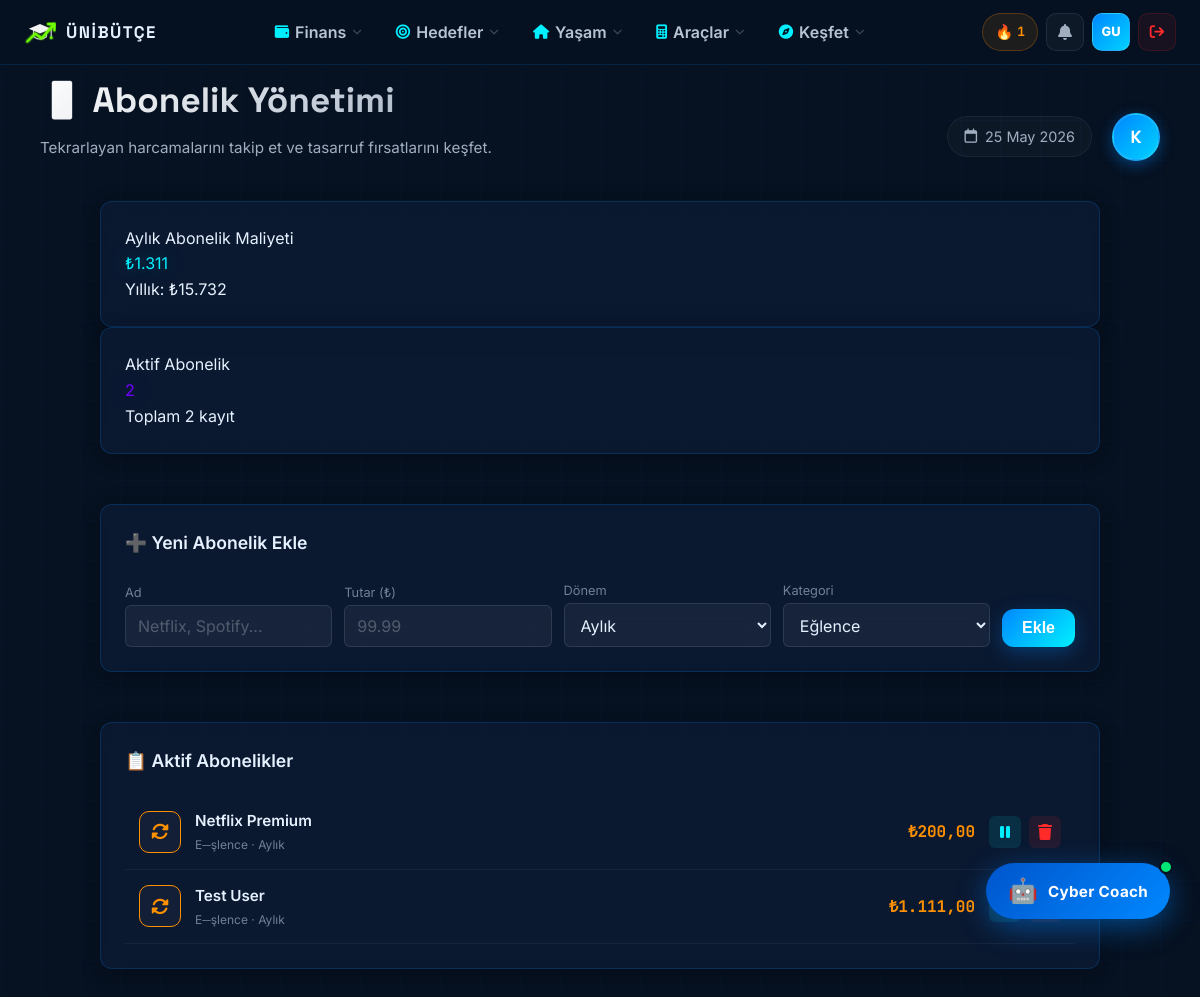
The app's page /subscriptions.php (signed in) with its own data.
### tables this page shows
CREATE TABLE `users` (
  `id` int(11) NOT NULL AUTO_INCREMENT,
  `full_name` varchar(100) NOT NULL,
  `username` varchar(50) NOT NULL,
  `email` varchar(100) NOT NULL,
  `password_hash` varchar(255) DEFAULT NULL,
  `university_name` varchar(150) DEFAULT NULL,
  `role` enum('user','verified','admin') DEFAULT 'user',
  `auth_provider` enum('local','google','facebook') DEFAULT 'local',
  `provider_id` varchar(255) DEFAULT NULL,
  `created_at` timestamp NOT NULL DEFAULT current_timestamp(),
  `budget_json` longtext DEFAULT NULL,
  `xp_points` int(11) DEFAULT 0,
  `level` int(11) DEFAULT 1,
  `onboarding_done` tinyint(1) DEFAULT 0,
  `login_streak` int(11) DEFAULT 0,
  `last_login_date` date DEFAULT NULL,
  `subscription_tier` enum('free','pro') DEFAULT 'free',
  `subscription_expires` date DEFAULT NULL,
  `is_banned` tinyint(1) DEFAULT 0,
  PRIMARY KEY (`id`),
  UNIQUE KEY `username` (`username`),
  UNIQUE KEY `email` (`email`)
);

CREATE TABLE `subscriptions` (
  `id` int(11) NOT NULL AUTO_INCREMENT,
  `user_id` int(11) NOT NULL,
  `name` varchar(100) NOT NULL,
  `amount` decimal(10,2) NOT NULL,
  `billing_cycle` enum('monthly','yearly') DEFAULT 'monthly',
  `category` varchar(50) DEFAULT 'Di─şer',
  `next_billing` date DEFAULT NULL,
  `is_active` tinyint(1) DEFAULT 1,
  `created_at` timestamp NOT NULL DEFAULT current_timestamp(),
  PRIMARY KEY (`id`),
  KEY `idx_sub_user_active` (`user_id`,`is_active`),
  KEY `idx_sub_next_bill` (`next_billing`,`is_active`),
  CONSTRAINT `subscriptions_ibfk_1` FOREIGN KEY (`user_id`) REFERENCES `users` (`id`) ON DELETE CASCADE
);

### includes/auth_system.php (called while the page is built, shortened)
<?php
class AuthSystem
{
    public function isLoggedIn()
    {
        $timeout = 2 * 60 * 60;
        $now = time();
        return true;
    }
    public function getCurrentUser()
    {
        return [
            'id' => $_SESSION['user_id'],
            'name' => $_SESSION['user_name'],
            'role' => $_SESSION['user_role'],
            'university' => $_SESSION['user_university']
        ];
    }
}
?>

### subscriptions.php (the view, shortened to what this page needs)
<?php
require_once 'includes/db.php';
require_once 'includes/auth_system.php';
$auth = new AuthSystem($pdo);
$currentUser = $auth->getCurrentUser();
$user_id = $_SESSION['user_id'];
$initials = '';
$names = explode(' ', $currentUser['full_name'] ?? 'K');
foreach ($names as $n) $initials .= strtoupper(substr($n, 0, 1));
$initials = substr($initials, 0, 2) ?: 'KU';
$subs = [];
$monthlyTotal = 0;
try {
    $stmt = $pdo->prepare("SELECT * FROM subscriptions WHERE user_id = ? ORDER BY is_active DESC, name ASC");
    $stmt->execute([$user_id]);
    $subs = $stmt->fetchAll();
    foreach ($subs as $s) {
        if ($s['is_active']) {
            $monthlyTotal += $s['billing_cycle'] === 'monthly' ? (float)$s['amount'] : ((float)$s['amount'] / 12);
        }
    }
} catch (Exception $e) {}
$catIcons = [
    'Eğlence' => 'fa-gamepad', 'Müzik' => 'fa-music', 'Video' => 'fa-film',
    'Yazılım' => 'fa-code', 'Bulut' => 'fa-cloud', 'Diğer' => 'fa-rotate'
];
$catColors = [
    'Eğlence' => '#f42c92', 'Müzik' => '#39FF14', 'Video' => '#ff2a2a',
    'Yazılım' => '#00F0FF', 'Bulut' => '#7000FF', 'Diğer' => '#ff9100'
];
?>
<!DOCTYPE html>
<html lang="tr" data-theme="light">
<head>
    <link rel="stylesheet" href="style.css?v=<?php echo time(); ?>">
    <link rel="stylesheet" href="css/dashboard.css?v=<?php echo time(); ?>">
    <link rel="stylesheet" href="css/mobile.css?v=<?php echo time(); ?>">
    <link rel="stylesheet" href="css/animations.css?v=<?php echo time(); ?>">
    <link rel="stylesheet" href="https://cdnjs.cloudflare.com/ajax/libs/font-awesome/6.5.0/css/all.min.css">
</head>
<body class="dashboard-body">
    <?php include 'includes/dashboard_navbar.php'; ?>
    <main class="main-content">
        <header class="topbar">
            <div class="welcome-text">
                <h1>&#128241; Abonelik Yönetimi</h1>
                <p>Tekrarlayan harcamalarını takip et ve tasarruf fırsatlarını keşfet.</p>
            </div>
            <div class="topbar-actions">
                <div class="date-display">
                    <i class="fa-regular fa-calendar"></i>
                    <?php echo date('d F Y'); ?>
                </div>
                <div class="profile-mini"><?php echo $initials; ?></div>
            </div>
        </header>
        <div class="profile-overhaul-container">
        <div class="premium-widgets-row" style="margin-bottom:20px;">
            <div class="glass-card premium-widget">
                <div class="safe-spend-label">Aylık Abonelik Maliyeti</div>
                <div class="safe-spend-amount" style="color:var(--accent-cyan); text-shadow:0 0 20px rgba(0,240,255,0.4);">
                    ₺<?php echo number_format((float)($monthlyTotal), 0, ',', '.'); ?>
                </div>
                <div class="safe-spend-sub">Yıllık: ₺<?php echo number_format((float)($monthlyTotal * 12), 0, ',', '.'); ?></div>
            </div>
            <div class="glass-card premium-widget">
                <div class="safe-spend-label">Aktif Abonelik</div>
                <div class="safe-spend-amount" style="color:var(--accent-purple); text-shadow:0 0 20px rgba(112,0,255,0.4);">
                    <?php echo count(array_filter($subs, fn($s) => $s['is_active'])); ?>
                </div>
                <div class="safe-spend-sub">Toplam <?php echo count($subs); ?> kayıt</div>
            </div>
        </div>
        <div class="glass-card" style="margin-bottom:20px;">
            <div class="widget-header"><h3>&#10133; Yeni Abonelik Ekle</h3></div>
            <form id="subForm" style="display:grid; grid-template-columns:1fr 1fr 1fr 1fr auto; gap:12px; margin-top:14px; align-items:end;">
                <div>
                    <label style="font-size:0.8rem;color:var(--text-muted);">Ad</label>
                    <input type="text" name="name" required placeholder="Netflix, Spotify..." class="input-glass" style="width:100%;">
                </div>
                <div>
                    <label style="font-size:0.8rem;color:var(--text-muted);">Tutar (₺)</label>
                    <input type="number" name="amount" required step="0.01" min="0.01" class="input-glass" style="width:100%;" placeholder="99.99">
                </div>
                <div>
                    <label style="font-size:0.8rem;color:var(--text-muted);">Dönem</label>
                    <select name="billing_cycle" class="input-glass" style="width:100%;">
                        <option value="monthly">Aylık</option>
                    </select>
                </div>
                <div>
                    <label style="font-size:0.8rem;color:var(--text-muted);">Kategori</label>
                    <select name="category" class="input-glass" style="width:100%;">
                        <option>Eğlence</option><option>Müzik</option><option>Video</option>
                    </select>
                </div>
                <button type="submit" class="btn-premium-submit" style="padding:10px 20px;">Ekle</button>
            </form>
        </div>
        <div class="glass-card">
            <div class="widget-header"><h3>&#128203; Aktif Abonelikler</h3></div>
            <div style="margin-top:14px;">
                <?php if (empty($subs)): ?>
                    <div style="text-align:center; padding:40px; color:var(--text-muted);">
                        Henüz abonelik eklemediniz. Yukarıdan ilk aboneliğinizi ekleyin!
                    </div>
                <?php else: ?>
                    <?php foreach ($subs as $sub):
                        $icon = $catIcons[$sub['category']] ?? 'fa-rotate';
                        $color = $catColors[$sub['category']] ?? '#ff9100';
                    ?>
                    <div class="sub-row <?php echo $sub['is_active'] ? '' : 'inactive'; ?>" data-id="<?php echo $sub['id']; ?>">
                        <div class="sub-icon" style="color:<?php echo $color; ?>; border-color:<?php echo $color; ?>;">
                            <i class="fa-solid <?php echo $icon; ?>"></i>
                        </div>
                        <div class="sub-info">
                            <div class="sub-name"><?php echo htmlspecialchars($sub['name']); ?></div>
                            <div class="sub-meta"><?php echo $sub['category']; ?> &middot; <?php echo $sub['billing_cycle'] === 'monthly' ? 'Aylık' : 'Yıllık'; ?></div>
                        </div>
                        <div class="sub-amount" style="color:<?php echo $color; ?>;">
                            ₺<?php echo number_format((float)($sub['amount']), 2, ',', '.'); ?>
                        </div>
                        <div class="sub-actions">
                            <button class="sub-toggle-btn" onclick="toggleSub(<?php echo $sub['id']; ?>)" title="<?php echo $sub['is_active'] ? 'Durdur' : 'Aktifleştir'; ?>">
                                <i class="fa-solid <?php echo $sub['is_active'] ? 'fa-pause' : 'fa-play'; ?>"></i>
                            </button>
                            <button class="sub-delete-btn" onclick="deleteSub(<?php echo $sub['id']; ?>)" title="Sil">
                                <i class="fa-solid fa-trash"></i>
                            </button>
                        </div>
                    </div>
                    <?php endforeach; ?>
                <?php endif; ?>
            </div>
        </div>
        </div>
    </main>
    <div id="cyberCoachWidget" class="coach-widget">
        <button id="coachToggleBtn" class="coach-toggle-btn" onclick="toggleCoach()" aria-label="Cyber Coach Aç">
            <div class="coach-btn-inner">
                <span class="coach-btn-icon">🤖</span>
                <span class="coach-btn-label">Cyber Coach</span>
                <span class="coach-btn-pulse"></span>
            </div>
        </button>
    </div>
</body>
</html>

### includes/dashboard_navbar.php (shortened to what this page needs)
<?php
$navBase = '';
$streakDays = 0;
if (isset($pdo) && isset($_SESSION['user_id'])) {
    try {
        $sStmt = $pdo->prepare("SELECT login_streak FROM users WHERE id = ?");
        $sStmt->execute([$_SESSION['user_id']]);
        $sRow = $sStmt->fetch();
        $streakDays = (int)($sRow['login_streak'] ?? 0);
    } catch (Exception $e) {}
}
$navInitials = '';
if (isset($_SESSION['user_name'])) {
    foreach (explode(' ', $_SESSION['user_name']) as $n) {
        if (!empty($n)) $navInitials .= strtoupper($n[0]);
    }
    $navInitials = substr($navInitials, 0, 2);
}
?>
<nav class="dash-navbar" id="dashNavbar">
    <div class="dash-navbar-inner">
        <a href="<?= $navBase ?>index.php" class="dash-nav-logo" style="display:flex; align-items:center; gap:10px;">
            <span class="dash-logo-text">ÜniBütçe</span>
        </a>
        <div class="dash-nav-menu" id="dashNavMenu">
            <div class="mega-menu-item">
                <button class="mega-trigger" data-menu="finans">
                    <i class="fa-solid fa-wallet"></i>
                    <span>Finans</span>
                    <i class="fa-solid fa-chevron-down mega-arrow"></i>
                </button>
            </div>
            <div class="mega-menu-item">
                <button class="mega-trigger" data-menu="hedefler">
                    <i class="fa-solid fa-bullseye"></i>
                    <span>Hedefler</span>
                    <i class="fa-solid fa-chevron-down mega-arrow"></i>
                </button>
            </div>
            <div class="mega-menu-item">
                <button class="mega-trigger" data-menu="yasam">
                    <i class="fa-solid fa-house"></i>
                    <span>Yaşam</span>
                    <i class="fa-solid fa-chevron-down mega-arrow"></i>
                </button>
            </div>
            <div class="mega-menu-item">
                <button class="mega-trigger" data-menu="araclar">
                    <i class="fa-solid fa-calculator"></i>
                    <span>Araçlar</span>
                    <i class="fa-solid fa-chevron-down mega-arrow"></i>
                </button>
            </div>
            <div class="mega-menu-item">
                <button class="mega-trigger" data-menu="kesfet">
                    <i class="fa-solid fa-compass"></i>
                    <span>Keşfet</span>
                    <i class="fa-solid fa-chevron-down mega-arrow"></i>
                </button>
            </div>
        </div>
        <div class="dash-nav-actions">
            <?php if ($streakDays > 0): ?>
            <div class="dash-nav-streak" title="<?= $streakDays ?> günlük seri">
                <span class="streak-fire">🔥</span>
                <span class="streak-count"><?= $streakDays ?></span>
            </div>
            <?php endif; ?>
            <div class="dash-nav-notif" id="navNotifTrigger">
                <button class="dash-notif-btn" aria-label="Bildirimler">
                    <i class="fa-solid fa-bell"></i>
                </button>
            </div>
            <a href="<?= $navBase ?>profile.php" class="dash-nav-profile" title="Profilim">
                <span><?= $navInitials ?></span>
            </a>
            <a href="<?= $navBase ?>logout.php" class="dash-nav-logout" title="Çıkış Yap" onclick="return confirm('Çıkış yapmak istediğinize emin misiniz?');">
                <i class="fa-solid fa-arrow-right-from-bracket"></i>
            </a>
        </div>
    </div>
</nav>

### css/mobile.css (style rules this page uses)
* { -webkit-tap-highlight-color: transparent; }
input, select, textarea, button { font-size: 16px !important; }

### css/animations.css (style rules this page uses)
.cascade-in { opacity: 0; transform: translateY(24px); animation: cascadeUp 0.6s cubic-bezier(0.16, 1, 0.3, 1) forwards; }
.cascade-in:nth-child(1) { animation-delay: 0.05s; }
.cascade-in:nth-child(2) { animation-delay: 0.1s; }
.streak-fire { display: inline-block; animation: fireFlicker 0.5s ease-in-out infinite alternate; }
.page-transition-enter { opacity: 0; transform: translateX(12px); animation: pageEnter 0.35s ease-out forwards; }

### subscriptions.php (style rules this page uses)
.sub-row { display: flex; align-items: center; gap: 14px; padding: 14px; border-bottom: 1px solid rgba(255,255,255,0.05); transition: all 0.2s; }
.sub-icon { width: 42px; height: 42px; border-radius: 10px; display: flex; align-items: center; justify-content: center; border: 1px solid; font-size: 1.1rem; background: rgba(255,255,255,0.03); flex-shrink: 0; }
.sub-info { flex: 1; }
.sub-name { font-weight: 600; font-size: 0.95rem; }
.sub-meta { font-size: 0.75rem; color: var(--text-muted); margin-top: 2px; }
.sub-amount { font-family: var(--font-mono); font-weight: 700; font-size: 1rem; white-space: nowrap; }
.sub-actions { display: flex; gap: 8px; }
.sub-toggle-btn, .sub-delete-btn { width: 32px; height: 32px; border-radius: 6px; border: none; cursor: pointer; display: flex; align-items: center; justify-content: center; font-size: 0.8rem; transition: all 0.2s; }
.sub-toggle-btn { background: rgba(0,240,255,0.1); color: var(--accent-cyan); }
.sub-delete-btn { background: rgba(255,42,42,0.1); color: var(--accent-red); }
.input-glass { background: rgba(255,255,255,0.05); border: 1px solid rgba(255,255,255,0.1); border-radius: 6px; padding: 10px 12px; color: var(--text-primary); font-family: var(--font-primary); outline: none; transition: border 0.2s; }

### records on screen
users: login_streak "1"
subscriptions: name "Netflix Premium", category "E─şlence", billing_cycle "Aylık", amount "200,00", is_active 1 (drawn)
subscriptions: name "Test User", category "E─şlence", billing_cycle "Aylık", amount "1.111,00", is_active 1 (drawn)

### other values on screen
$navInitials "GU"
$initials "K"
$monthlyTotal "1.311"
$monthlyTotal * 12 "15.732"
count(array_filter($subs, fn($s) => $s['is_active'])) "2"
count($subs) "2"
